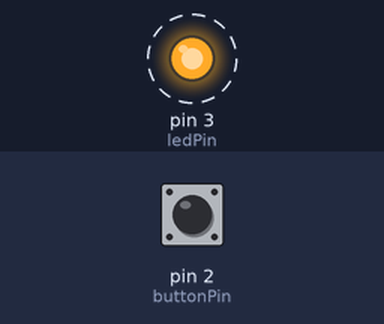
Bench run of a sketch on a simulated Arduino Uno, built with avr-gcc and run on an emulated ATmega328P. On the bench: output pins drawn as LEDs (lit = HIGH). Dashed ring = blinking. The inputs (shaded band) are chosen by the test bench; at power-on: pin 2 (buttonPin) LOW.

Above: at 1.3 s.
1.7 s: pin 2 (buttonPin) pulled HIGH for 3.2 s
At 1.9 s:
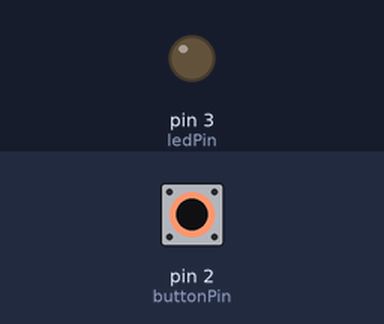
At 5.0 s:
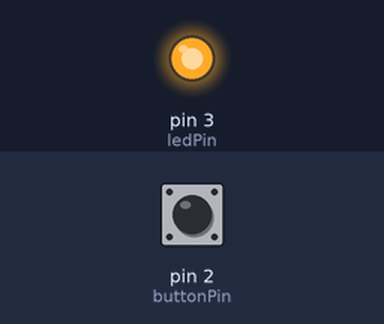
Timing chart, 0 to 12.4 s (numbered marks = the images above; inputs shaded):
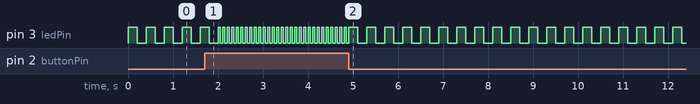

The sketch:

02-16-digitalRead-2.ino
```cpp
/* digital read example.  blink rate depends on button push
*/
const int buttonPin = 2;
const int ledPin = 3;
int wait_time_ms;

void setup() {
  pinMode(buttonPin, INPUT);
  pinMode(ledPin, OUTPUT);
}

void loop() {
  if (digitalRead(buttonPin)) {
    wait_time_ms = 50;
  } else {
    wait_time_ms = 200;
  }

  digitalWrite(ledPin, HIGH);
  delay(wait_time_ms);
  digitalWrite(ledPin, LOW);
  delay(wait_time_ms);

}
```
